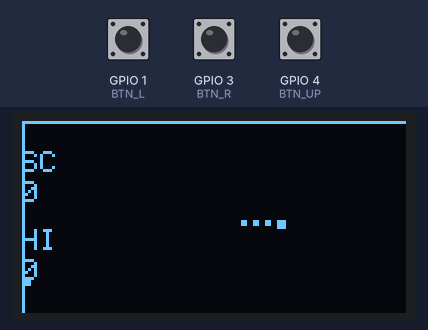
Simulated run of this sketch. Board: ESP32. On the bench: 128×64 one-colour display. Inputs (shaded band) come from the test bench; at power-on: GPIO 4 (BTN_UP) HIGH, GPIO 1 (BTN_L) HIGH, GPIO 3 (BTN_R) HIGH. Random numbers use the default seed unless the sketch sets one.

Above: at 1.2 s.
1.3 s: GPIO 4 (BTN_UP) pulled LOW for 1 s
At 1.66 s:
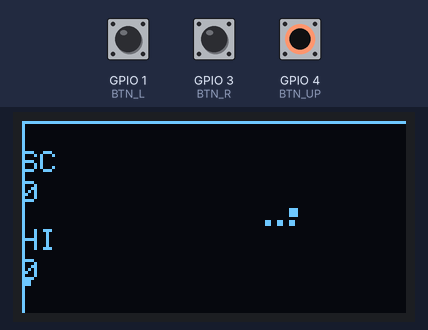
2.9 s: GPIO 4 (BTN_UP) pulled LOW for 0.15 s
At 3.18 s:
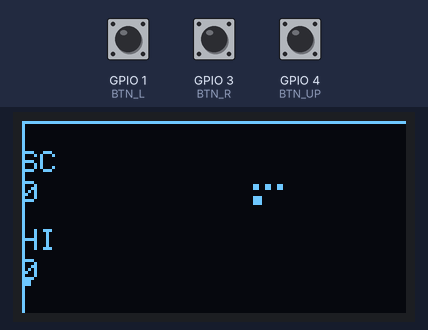
3.6 s: GPIO 1 (BTN_L) pulled LOW for 0.15 s
At 3.8 s:
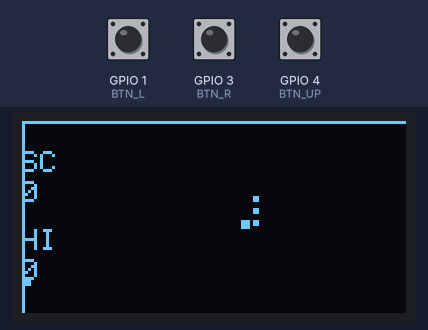
Timing chart, 0 to 6.6 s (numbered marks = the images above; inputs shaded):
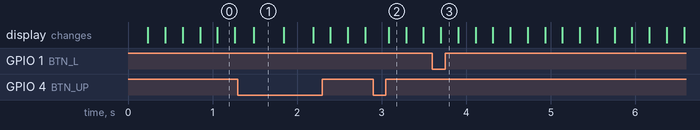

The sketch:

main.ino
```cpp
#include <Wire.h>
#include <Adafruit_GFX.h>
#include <Adafruit_SSD1306.h>

#define SCREEN_WIDTH 128
#define SCREEN_HEIGHT 64
#define OLED_ADDR 0x3C

#define BTN_UP    4   // Reuse ROT as UP
#define BTN_R     3
#define BTN_L     1
#define SDA_PIN   5
#define SCL_PIN   6

Adafruit_SSD1306 display(SCREEN_WIDTH, SCREEN_HEIGHT, &Wire, -1);

const int BS = 4;                        // block size in pixels
const int COLS = SCREEN_WIDTH  / BS;     // 32
const int ROWS = SCREEN_HEIGHT / BS;     // 16
const int MAX_LEN = COLS * ROWS;

struct Pt { int8_t x, y; };

Pt snake[COLS * ROWS];
int snakeLen;
Pt food;
int8_t dx, dy;       // current direction
int8_t ndx, ndy;     // buffered next direction
bool alive;
int score, hi;
uint32_t lastMove;
int speed = 200;      // ms per step

void placeFood() {
  bool ok;
  do {
    food = {(int8_t)random(COLS), (int8_t)random(ROWS)};
    ok = true;
    for (int i = 0; i < snakeLen; i++)
      if (snake[i].x == food.x && snake[i].y == food.y) { ok = false; break; }
  } while (!ok);
}

void spawnGame() {
  snakeLen = 4;
  int sx = COLS / 2, sy = ROWS / 2;
  for (int i = 0; i < snakeLen; i++) snake[i] = {(int8_t)(sx - i), (int8_t)sy};
  dx = 1; dy = 0; ndx = 1; ndy = 0;
  score = 0; alive = true;
  placeFood();
}

void setup() {
  Wire.begin(SDA_PIN, SCL_PIN);
  display.begin(SSD1306_SWITCHCAPVCC, OLED_ADDR);
  pinMode(BTN_UP, INPUT_PULLUP);
  pinMode(BTN_L,  INPUT_PULLUP);
  pinMode(BTN_R,  INPUT_PULLUP);
  randomSeed(analogRead(0));
  spawnGame();
}

void drawScreen() {
  display.clearDisplay();

  // Board border
  display.drawRect(0, 0, COLS * BS + 1, ROWS * BS + 1, WHITE);

  // Snake
  for (int i = 0; i < snakeLen; i++) {
    int px = snake[i].x * BS + 1;
    int py = snake[i].y * BS + 1;
    if (i == 0) display.fillRect(px, py, BS - 1, BS - 1, WHITE);   // head solid
    else        display.drawRect(px, py, BS - 2, BS - 2, WHITE);   // body outline
  }

  // Food (blinking dot with border)
  display.drawRect(food.x * BS + 1, food.y * BS + 1, BS - 2, BS - 2, WHITE);
  display.fillRect(food.x * BS + 2, food.y * BS + 2, BS - 4, BS - 4, WHITE);

  // Score sidebar
  display.setTextSize(1);
  display.setTextColor(WHITE);
  display.setCursor(COLS * BS + 4, 2);
  display.println(F("SC"));
  display.setCursor(COLS * BS + 4, 12);
  display.println(score);
  display.setCursor(COLS * BS + 4, 28);
  display.println(F("HI"));
  display.setCursor(COLS * BS + 4, 38);
  display.println(hi);

  display.display();
}

void gameOverScreen() {
  display.clearDisplay();
  display.setTextSize(1);
  display.setTextColor(WHITE);
  display.setCursor(18, 20);
  display.println(F("GAME OVER"));
  display.setCursor(18, 32);
  display.print(F("Score: ")); display.println(score);
  display.setCursor(10, 44);
  display.println(F("Hold L+R restart"));
  display.display();
}

void loop() {
  // --- Input ---
  // Rotation/Up cycles direction: right → up → left → down
  if (digitalRead(BTN_UP) == LOW) {
    // Rotate direction 90° CCW: (dx,dy)->(dy,-dx)
    int8_t tmp = ndx;
    ndx = ndy; ndy = -tmp;
    delay(150);
  }
  if (digitalRead(BTN_L) == LOW && !(ndx == 1 && ndy == 0))  { ndx = -1; ndy = 0; }
  if (digitalRead(BTN_R) == LOW && !(ndx == -1 && ndy == 0)) { ndx =  1; ndy = 0; }

  // Hold both L+R on game-over to restart
  if (!alive) {
    if (digitalRead(BTN_L) == LOW && digitalRead(BTN_R) == LOW) {
      delay(300);
      spawnGame();
    }
    gameOverScreen();
    return;
  }

  // --- Move ---
  if (millis() - lastMove > speed) {
    lastMove = millis();

    // Apply buffered direction (prevent 180° reversal)
    if (!(ndx == -dx && ndy == -dy)) { dx = ndx; dy = ndy; }

    Pt head = {(int8_t)(snake[0].x + dx), (int8_t)(snake[0].y + dy)};

    // Wall collision
    if (head.x < 0 || head.x >= COLS || head.y < 0 || head.y >= ROWS) {
      alive = false; return;
    }
    // Self collision
    for (int i = 0; i < snakeLen; i++)
      if (snake[i].x == head.x && snake[i].y == head.y) { alive = false; return; }

    // Shift body
    for (int i = snakeLen; i > 0; i--) snake[i] = snake[i - 1];
    snake[0] = head;

    // Eat food?
    if (head.x == food.x && head.y == food.y) {
      snakeLen++;
      score++;
      if (score > hi) hi = score;
      if (score % 5 == 0 && speed > 80) speed -= 20; // speed up every 5 pts
      placeFood();
    }
  }

  drawScreen();
}
```
